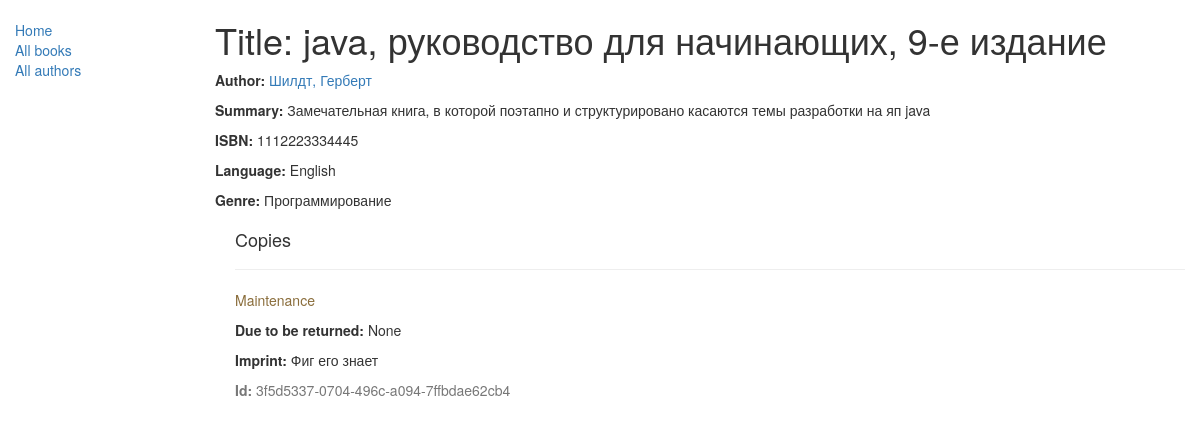
/catalog/book/1, run on the app's committed database.
### catalog/models.py (models this page shows, shortened)
class Book(models.Model):
    title = models.CharField(max_length=200)
    author = models.ForeignKey('Author', on_delete=models.SET_NULL, null=True)
    summary = models.TextField(max_length=1000, help_text="Enter a brief description of the book")
    isbn = models.CharField('ISBN',max_length=13, help_text='13 Character <a href="https://www.isbn-international.org/content/what-isbn">ISBN number</a>')
    genre = models.ManyToManyField(Genre, help_text="Select a genre for this book")
    language = models.ForeignKey('Language', on_delete=models.SET_NULL, null=True)
    def display_genre(self):
        """
        Creates a string for the Genre. This is required to display genre in Admin.
        """
        return ', '.join([ genre.name for genre in self.genre.all()[:3] ])
    display_genre.short_description = 'Genre'

class Author(models.Model):
    first_name = models.CharField(max_length=100)
    last_name = models.CharField(max_length=100)
    date_of_birth = models.DateField(null=True, blank=True)
    date_of_death = models.DateField('Died', null=True, blank=True)
    def __str__(self):
        return '%s, %s' % (self.last_name, self.first_name)

class Language(models.Model):
    name = models.CharField(max_length=200, help_text="Enter a book languages")
    def __str__(self):
        return self.name

class Genre(models.Model):
    name = models.CharField(max_length=200, help_text="Enter a book genre (e.g. Science Fiction, French Poetry etc.)")
    def __str__(self):
        return self.name

class BookInstance(models.Model):
    id = models.UUIDField(primary_key=True, default=uuid.uuid4, help_text="Unique ID for this particular book across whole library")
    book = models.ForeignKey('Book', on_delete=models.SET_NULL, null=True)
    imprint = models.CharField(max_length=200)
    due_back = models.DateField(null=True, blank=True)
    LOAN_STATUS = (
        ('m', 'Maintenance'),
        ('o', 'On loan'),
        ('a', 'Available'),
        ('r', 'Reserved'),
    )
    status = models.CharField(max_length=1, choices=LOAN_STATUS, blank=True, default='m', help_text='Book availability')
    class Meta:
        ordering = ["due_back"]

### catalog/views.py (the view)
# urls.py: re_path(r'^book/(?P<pk>\d+)$', views.BookDetailView.as_view(), name='book-detail'),
class BookDetailView(generic.DetailView):
    model = Book

### catalog/templates/catalog/book_detail.html (shortened to what this page needs)
{% extends "base_generic.html" %}
{% block content %}
  <h1>Title: {{ book.title }}</h1>
  <p><strong>Author:</strong> <a href="{% url 'author-detail' book.author.pk %}">{{ book.author }}</a></p>
  <p><strong>Summary:</strong> {{ book.summary }}</p>
  <p><strong>ISBN:</strong> {{ book.isbn }}</p>
  <p><strong>Language:</strong> {{ book.language }}</p>
  <p><strong>Genre:</strong> {% for genre in book.genre.all %} {{ genre }}{% if not forloop.last %}, {% endif %}{% endfor %}</p>
  <div style="margin-left:20px;margin-top:20px">
    <h4>Copies</h4>
    {% for copy in book.bookinstance_set.all %}
    <hr>
    <p class="{% if copy.status == 'a' %}text-success{% elif copy.status == 'd' %}text-danger{% else %}text-warning{% endif %}">{{ copy.get_status_display }}</p>
    {% if copy.status != 'a' %}<p><strong>Due to be returned:</strong> {{copy.due_back}}</p>{% endif %}
    <p><strong>Imprint:</strong> {{copy.imprint}}</p>
    <p class="text-muted"><strong>Id:</strong> {{copy.id}}</p>
    {% endfor %}
  </div>
{% endblock %}

### data on the page
Book: title "java, руководство для начинающих, 9-е издание", author "Шилдт, Герберт", summary "Замечательная книга, в которой поэтапно и структурировано касаются темы разработки на яп java", isbn "1112223334445", language "English"
Genre: name "Программирование"
BookInstance: status "Maintenance", due_back "None", imprint "Фиг его знает", id "3f5d5337-0704-496c-a094-7ffbdae62cb4"
